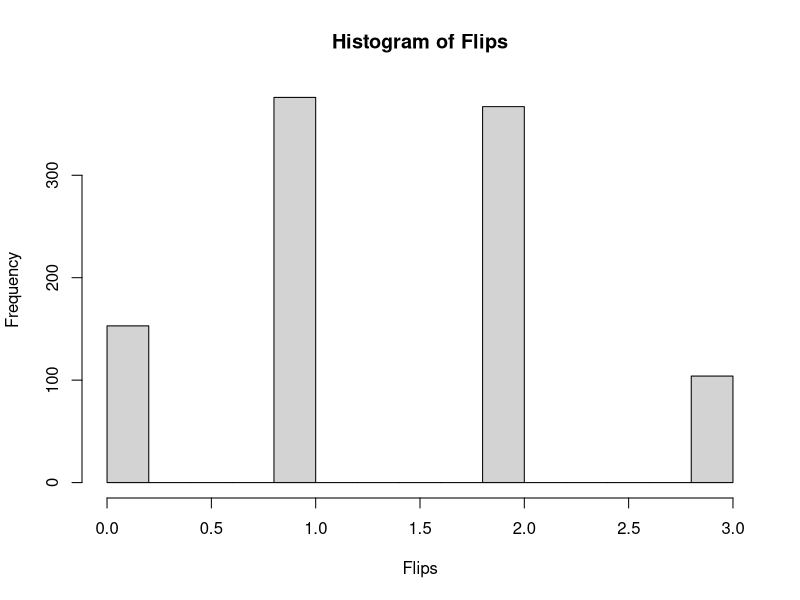

Write the R code that produced this figure. (Note: this script raises an error after producing the figure.)
Flips=rbinom(1000,3,0.5)
mean(Flips)
sd(Flips)
hist(Flips)
zeroHeads=0
oneHeads=0
twoHeads=0
threeHeads=0
for (i in Flips)
{
  if (i == 0)
    zeroHeads=zeroHeads+1
  else if (i == 1)
    oneHeads=oneHeads+1
  else if (i == 2)
    twoHeads=twoHeads+1
  else if (i == 3)
    threeHeads=threeHeads+1
}
zeroHeads=zeroHeads/1000
oneHeads=oneHeads/1000
twoHeads=twoHeads/1000
threeHeads=threeHeads/1000
zeroHeads
oneHeads
twoHeads
threeHeads

1-pbinom(3,15,0.2,lower.tail=TRUE)
pbinom(1,15,0.2,lower.tail=TRUE)
dbinom(3,15,0.2)+dbinom(5,15,0.2)+dbinom(7,15,0.2)
mu2=15*0.2
mu2
standard2=sqrt(mu*0.8)
standard2

pbinom(20,30,0.4)-pbinom(9,30,0.4)
1-pbinom(4,5,0.8)